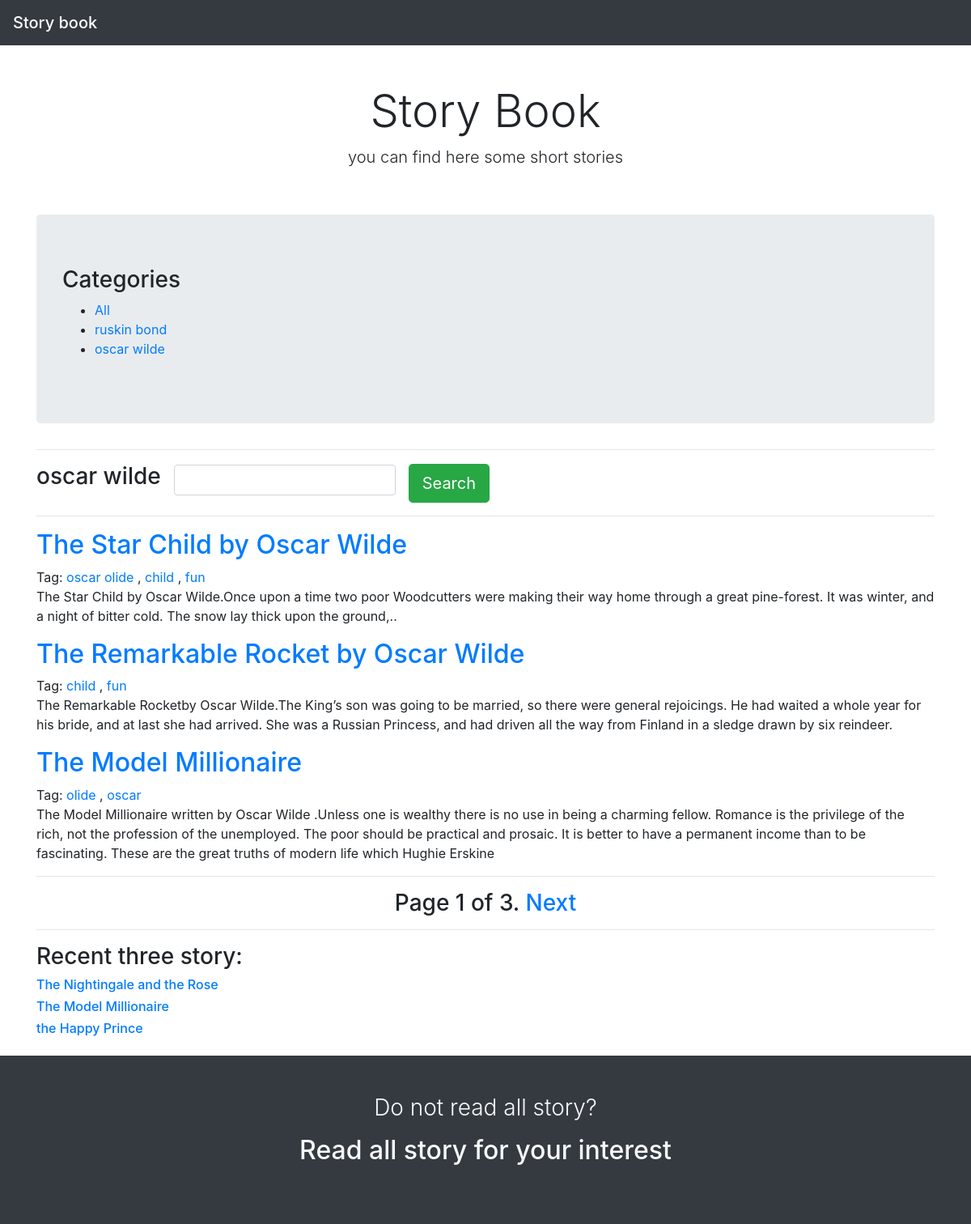
The app's page /oscar_wilde with its own data.
### story/models.py (models this page shows, shortened)
class Category(models.Model):
    name=models.CharField(max_length=150,db_index=True,)
    slug=models.SlugField(unique=True)
    class Meta:
        ordering=('-name',)
    def get_absolute_url(self):
        return reverse('story:story_category',args=[self.slug,])

class Story(models.Model):
    category=models.ForeignKey(Category,on_delete=models.CASCADE)
    title=models.CharField(max_length=150)
    body=models.TextField()
    des=models.TextField()
    publish=models.DateTimeField(auto_now_add=True)
    tags=TaggableManager()
    class Meta:
        ordering=('-publish',)
    def get_absolute_url(self):
        return reverse('story:story_detail',args=[self.id,])

### story/views.py (the view, shortened to what this page needs)
# urls.py: path('', views.story_list,name='story_list'),
def story_list(request,category_slug=None,tag_slug=None):
    category=None
    categories=Category.objects.all()
    story=Story.objects.all()
    paginator=Paginator(story,4)
    page=request.GET.get('page')
    tag=None
    try:
        story=paginator.page(page)
    except PageNotAnInteger:
        story=paginator.page(1)
    except EmptyPage:
        story=paginator.page(paginator.num_pages)
    if category_slug:
        story=Story.objects.all()
        category=get_object_or_404(Category,slug=category_slug)
        story=story.filter(category=category)
        paginator=Paginator(story,3)
        page=request.GET.get('page')
        try:
            story=paginator.page(page)
        except PageNotAnInteger:
            story=paginator.page(1)
        except EmptyPage:
            story=paginator.page(paginator.num_pages)
    all_story=list(Story.objects.all())
    recent_story=random.sample(all_story,3)
    return render(request,'story/story_list.html',{
                                                   'categories':categories,
                                                   'story':story,
                                                   'category':category,
                                                   'page':page,
                                                   'recent_story':recent_story,
                                                   'tag':tag
                                                   })

### story/templates/story/story_list.html (shortened to what this page needs)
{% extends 'base.html' %}
{% block body %}
<div class="pricing-header px-3 py-3 pt-md-5 pb-md-4 mx-auto text-center">
    <h1 class="display-4">Story Book</h1>
    <p class="lead">you can find here some short stories</p>
</div>
<div class="container">
    <div class="jumbotron mt-3">
        <h3>Categories</h3>
        <ul>
            <li>
                <a href="{% url 'story:story_list' %}">All</a>
            </li>
            {% for x in categories %}
            <li>
                <a href="{{x.get_absolute_url}}">{{x.name}}</a>
            </li>
            {% endfor %}
        </ul>
    </div>
    <div>
        <hr>
         <form action="{% url 'story:story_search' %}" class="form-inline" method="get">
             <div class="form-group mb-2">
                <h3> {% if category %}{{category.name}}{% else %}All-STORY{% endif  %}</h3>
             </div>
             <div class="form-group mx-sm-3 mb-2">
                 <input name="search" class="form-control" >
             </div>
            <button type="submit" class="btn btn-success btn-lg">Search</button>
         </form>
        <hr>
        {% for x in story %}
        <div class="mt-3">
            <a href="{{x.get_absolute_url}}">
                <h2>{{x.title}}</h2>
            </a>
            Tag: {% for tag in x.tags.all %}
            <a href='{% url "story:story_by_tag" tag.slug %}'>{{tag.name}}</a>
            {% if not forloop.last %},{% endif %}
            {% endfor %}
            <p>{{x.des}}</p>
        </div>
        {% endfor %}
        <hr>
        <h3 class="text-center">{% include 'pagination.html' with page=story %}</h3>
         <hr>
         <h3>Recent three story:</h3>
         {% for x in recent_story %}
         <a href="{{recent_story.get_absolute_url}}">
            <h6>{{x.title}}</h6>
        </a>
         {% endfor %}
    </div>
</div>
{% endblock %}

### records on screen
Category: name "ruskin bond"
Category: name "oscar wilde"
Story: title "The Star Child by Oscar Wilde", des "The Star Child by Oscar Wilde.Once upon a time two poor Woodcutters were making their way home through a great pine-forest. It was winter, and a night of bitter cold. The snow lay thick upon the ground,.."
Tag: name "oscar olide"
Tag: name "child"
Tag: name "fun"
Story: title "The Remarkable Rocket by Oscar Wilde", des "The Remarkable Rocketby Oscar Wilde.The King’s son was going to be married, so there were general rejoicings. He had waited a whole year for his bride, and at last she had arrived. She was a Russian Princess, and had driven all the way from Finland in a sledge drawn by six reindeer."
Story: title "The Model Millionaire", des "The Model Millionaire written by Oscar Wilde .Unless one is wealthy there is no use in being a charming fellow. Romance is the privilege of the rich, not the profession of the unemployed. The poor should be practical and prosaic. It is better to have a permanent income than to be fascinating. These are the great truths of modern life which Hughie Erskine"
Tag: name "olide"
Tag: name "oscar"
Story: title "The Nightingale and the Rose"
Story: title "the Happy Prince"

### other values on screen
{{ page.number }} "1"
{{ page.paginator.num_pages }} "3"
